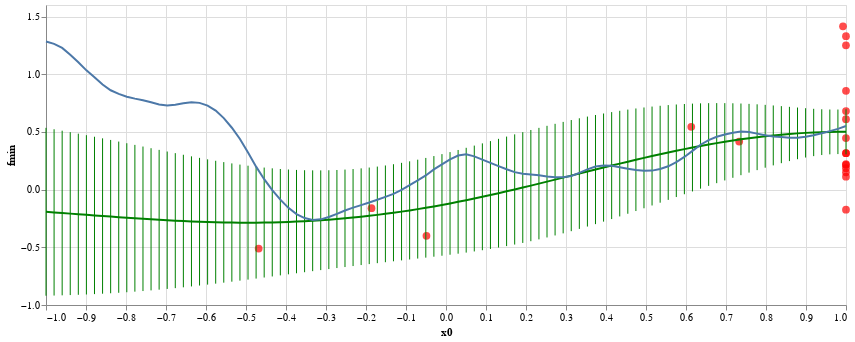

This figure's notebook cell:
### Markdown cell above
Now plot the optimiser's estimate of the underlying function in green (with error bars +/- two standard deviations),
the black box evaluations in red and the true underlying function in blue.

### Code cell
chart_bo_f1 = (
    alt.Chart(bo_f1)
    .mark_line(color='green')
    .encode(x='x0:Q', y='f:Q'))
chart_bo_ferror = (
    alt.Chart(bo_f1.assign(fmin=bo_f1['f'] - 2 * bo_f1['sd'], fmax=bo_f1['f'] + 2 * bo_f1['sd']))
    .mark_errorbar(color='green')
    .encode(x="x0:Q", y="fmin:Q", y2="fmax:Q"))
chart_obs = (
    alt.Chart(observations)
    .mark_circle(color='red', size=60)
    .encode(x='x0:Q', y='y:Q'))
(chart_obs + chart_bo_ferror + chart_bo_f1 + chart1f).properties(width=800, height=300)

### Figure 1 — Vega-Lite specification as saved in the notebook (floating-point values rounded to 4 significant figures)
{"config": {"view": {"continuousWidth": 400, "continuousHeight": 300}}, "layer": [{"data": {"name": "data-0add300def0c436fb1439dfc1e2ef387"}, "mark": {"type": "circle", "color": "red", "size": 60}, "encoding": {"x": {"type": "quantitative", "field": "x0"}, "y": {"type": "quantitative", "field": "y"}}}, {"data": {"name": "data-701cf450da7c1f88f0d4f2642072d6c0"}, "mark": {"type": "errorbar", "color": "green"}, "encoding": {"x": {"type": "quantitative", "field": "x0"}, "y": {"type": "quantitative", "field": "fmin"}, "y2": {"field": "fmax"}}}, {"data": {"name": "data-ab2a444436b0c5882dbff983c7a6cf76"}, "mark": {"type": "line", "color": "green"}, "encoding": {"x": {"type": "quantitative", "field": "x0"}, "y": {"type": "quantitative", "field": "f"}}}, {"data": {"name": "data-e220423c9bed04212c6661e7b7631c27"}, "mark": "line", "encoding": {"x": {"type": "quantitative", "field": "x0"}, "y": {"type": "quantitative", "field": "f"}}}], "height": 300, "width": 800, "$schema": "https://vega.github.io/schema/vega-lite/v4.8.1.json", "datasets": {"data-0add300def0c436fb1439dfc1e2ef387": [{"x0": -0.04884, "y": -0.4007}, {"x0": 0.733, "y": 0.4169}, {"x0": -0.1863, "y": -0.1609}, {"x0": -0.4683, "y": -0.5107}, {"x0": 0.6132, "y": 0.5442}, {"x0": 1.0, "y": 0.8564}, {"x0": 0.9999, "y": 0.1859}, {"x0": 0.9925, "y": 1.416}, {"x0": 1.0, "y": 0.6808}, {"x0": 1.0, "y": 0.3155}, {"x0": 0.9999, "y": 1.329}, {"x0": 1.0, "y": 0.3154}, {"x0": 1.0, "y": 0.6107}, {"x0": 1.0, "y": -0.1741}, {"x0": 0.9999, "y": 0.1117}, {"x0": 0.9999, "y": 1.251}, {"x0": 0.9999, "y": 0.1502}, {"x0": 0.9999, "y": 0.2141}, {"x0": 0.9999, "y": 0.4466}, {"x0": 0.9999, "y": 0.2209}], "data-701cf450da7c1f88f0d4f2642072d6c0": [{"x0": -1.0, "f": -0.1922, "sd": 0.3637, "fmin": -0.9196, "fmax": 0.5352}, {"x0": -0.9798, "f": -0.1975, "sd": 0.3603, "fmin": -0.9181, "fmax": 0.5231}, {"x0": -0.9596, "f": -0.2028, "sd": 0.3567, "fmin": -0.9163, "fmax": 0.5107}, {"x0": -0.9394, "f": -0.2081, "sd": 0.353, "fmin": -0.9141, "fmax": 0.498}, {"x0": -0.9192, "f": -0.2133, "sd": 0.3492, "fmin": -0.9117, "fmax": 0.485}, {"x0": -0.899, "f": -0.2186, "sd": 0.3451, "fmin": -0.9089, "fmax": 0.4717}, {"x0": -0.8788, "f": -0.2238, "sd": 0.341, "fmin": -0.9057, "fmax": 0.4582}, {"x0": -0.8586, "f": -0.2289, "sd": 0.3367, "fmin": -0.9022, "fmax": 0.4444}, {"x0": -0.8384, "f": -0.2339, "sd": 0.3322, "fmin": -0.8983, "fmax": 0.4305}, {"x0": -0.8182, "f": -0.2389, "sd": 0.3276, "fmin": -0.8941, "fmax": 0.4164}, {"x0": -0.798, "f": -0.2437, "sd": 0.3229, "fmin": -0.8895, "fmax": 0.4021}, {"x0": -0.7778, "f": -0.2484, "sd": 0.3181, "fmin": -0.8845, "fmax": 0.3877}, {"x0": -0.7576, "f": -0.2529, "sd": 0.3131, "fmin": -0.8791, "fmax": 0.3733}, {"x0": -0.7374, "f": -0.2573, "sd": 0.3081, "fmin": -0.8734, "fmax": 0.3588}, {"x0": -0.7172, "f": -0.2614, "sd": 0.3029, "fmin": -0.8672, "fmax": 0.3444}, {"x0": -0.697, "f": -0.2653, "sd": 0.2977, "fmin": -0.8607, "fmax": 0.3301}, {"x0": -0.6768, "f": -0.269, "sd": 0.2925, "fmin": -0.8539, "fmax": 0.316}, {"x0": -0.6566, "f": -0.2723, "sd": 0.2872, "fmin": -0.8467, "fmax": 0.3021}, {"x0": -0.6364, "f": -0.2754, "sd": 0.2819, "fmin": -0.8392, "fmax": 0.2884}, {"x0": -0.6162, "f": -0.2782, "sd": 0.2767, "fmin": -0.8315, "fmax": 0.2752}, {"x0": -0.596, "f": -0.2806, "sd": 0.2714, "fmin": -0.8234, "fmax": 0.2623}, {"x0": -0.5758, "f": -0.2826, "sd": 0.2663, "fmin": -0.8151, "fmax": 0.25}, {"x0": -0.5556, "f": -0.2842, "sd": 0.2612, "fmin": -0.8066, "fmax": 0.2383}, {"x0": -0.5354, "f": -0.2854, "sd": 0.2563, "fmin": -0.7979, "fmax": 0.2272}, {"x0": -0.5152, "f": -0.2861, "sd": 0.2515, "fmin": -0.7891, "fmax": 0.2169}, {"x0": -0.4949, "f": -0.2864, "sd": 0.2469, "fmin": -0.7801, "fmax": 0.2074}, {"x0": -0.4747, "f": -0.2861, "sd": 0.2424, "fmin": -0.771, "fmax": 0.1988}, {"x0": -0.4545, "f": -0.2854, "sd": 0.2382, "fmin": -0.7619, "fmax": 0.1911}, {"x0": -0.4343, "f": -0.2841, "sd": 0.2343, "fmin": -0.7527, "fmax": 0.1844}, {"x0": -0.4141, "f": -0.2824, "sd": 0.2306, "fmin": -0.7435, "fmax": 0.1787}, {"x0": -0.3939, "f": -0.2801, "sd": 0.2271, "fmin": -0.7343, "fmax": 0.1741}, {"x0": -0.3737, "f": -0.2772, "sd": 0.2239, "fmin": -0.7251, "fmax": 0.1706}, {"x0": -0.3535, "f": -0.2738, "sd": 0.221, "fmin": -0.7159, "fmax": 0.1682}, {"x0": -0.3333, "f": -0.2699, "sd": 0.2184, "fmin": -0.7068, "fmax": 0.167}, {"x0": -0.3131, "f": -0.2654, "sd": 0.2161, "fmin": -0.6977, "fmax": 0.1668}, {"x0": -0.2929, "f": -0.2604, "sd": 0.2142, "fmin": -0.6887, "fmax": 0.1679}, {"x0": -0.2727, "f": -0.2549, "sd": 0.2125, "fmin": -0.6799, "fmax": 0.1701}, {"x0": -0.2525, "f": -0.2488, "sd": 0.2112, "fmin": -0.6711, "fmax": 0.1736}, {"x0": -0.2323, "f": -0.2421, "sd": 0.2102, "fmin": -0.6624, "fmax": 0.1782}, {"x0": -0.2121, "f": -0.2349, "sd": 0.2095, "fmin": -0.6539, "fmax": 0.1841}, {"x0": -0.1919, "f": -0.2272, "sd": 0.2092, "fmin": -0.6456, "fmax": 0.1913}, {"x0": -0.1717, "f": -0.2189, "sd": 0.2093, "fmin": -0.6374, "fmax": 0.1997}, {"x0": -0.1515, "f": -0.21, "sd": 0.2096, "fmin": -0.6293, "fmax": 0.2093}, {"x0": -0.1313, "f": -0.2006, "sd": 0.2104, "fmin": -0.6213, "fmax": 0.2201}, {"x0": -0.1111, "f": -0.1907, "sd": 0.2114, "fmin": -0.6134, "fmax": 0.2321}, {"x0": -0.09091, "f": -0.1802, "sd": 0.2127, "fmin": -0.6056, "fmax": 0.2452}, {"x0": -0.07071, "f": -0.1691, "sd": 0.2143, "fmin": -0.5976, "fmax": 0.2594}, {"x0": -0.05051, "f": -0.1575, "sd": 0.2161, "fmin": -0.5896, "fmax": 0.2746}, {"x0": -0.0303, "f": -0.1454, "sd": 0.218, "fmin": -0.5815, "fmax": 0.2907}, {"x0": -0.0101, "f": -0.1327, "sd": 0.2202, "fmin": -0.5731, "fmax": 0.3077}, {"x0": 0.0101, "f": -0.1196, "sd": 0.2224, "fmin": -0.5644, "fmax": 0.3253}, {"x0": 0.0303, "f": -0.1059, "sd": 0.2247, "fmin": -0.5554, "fmax": 0.3436}, {"x0": 0.05051, "f": -0.09176, "sd": 0.2271, "fmin": -0.5459, "fmax": 0.3623}, {"x0": 0.07071, "f": -0.07719, "sd": 0.2293, "fmin": -0.5359, "fmax": 0.3815}, {"x0": 0.09091, "f": -0.0622, "sd": 0.2315, "fmin": -0.5253, "fmax": 0.4009}, {"x0": 0.1111, "f": -0.04682, "sd": 0.2336, "fmin": -0.5141, "fmax": 0.4204}, {"x0": 0.1313, "f": -0.03109, "sd": 0.2355, "fmin": -0.5022, "fmax": 0.44}, {"x0": 0.1515, "f": -0.01502, "sd": 0.2373, "fmin": -0.4896, "fmax": 0.4595}, {"x0": 0.1717, "f": 0.001339, "sd": 0.2388, "fmin": -0.4762, "fmax": 0.4789}, {"x0": 0.1919, "f": 0.01796, "sd": 0.24, "fmin": -0.462, "fmax": 0.498}, {"x0": 0.2121, "f": 0.03482, "sd": 0.241, "fmin": -0.4471, "fmax": 0.5167}, {"x0": 0.2323, "f": 0.05187, "sd": 0.2416, "fmin": -0.4313, "fmax": 0.5351}, {"x0": 0.2525, "f": 0.06909, "sd": 0.2419, "fmin": -0.4148, "fmax": 0.5529}, {"x0": 0.2727, "f": 0.08643, "sd": 0.2419, "fmin": -0.3974, "fmax": 0.5702}, {"x0": 0.2929, "f": 0.1039, "sd": 0.2415, "fmin": -0.3792, "fmax": 0.5869}, {"x0": 0.3131, "f": 0.1214, "sd": 0.2408, "fmin": -0.3603, "fmax": 0.603}, {"x0": 0.3333, "f": 0.1389, "sd": 0.2397, "fmin": -0.3406, "fmax": 0.6183}, {"x0": 0.3535, "f": 0.1563, "sd": 0.2383, "fmin": -0.3202, "fmax": 0.6329}, {"x0": 0.3737, "f": 0.1738, "sd": 0.2365, "fmin": -0.2991, "fmax": 0.6467}, {"x0": 0.3939, "f": 0.1911, "sd": 0.2343, "fmin": -0.2775, "fmax": 0.6597}, {"x0": 0.4141, "f": 0.2083, "sd": 0.2318, "fmin": -0.2552, "fmax": 0.6718}, {"x0": 0.4343, "f": 0.2254, "sd": 0.2289, "fmin": -0.2325, "fmax": 0.6832}, {"x0": 0.4545, "f": 0.2422, "sd": 0.2257, "fmin": -0.2093, "fmax": 0.6936}, {"x0": 0.4747, "f": 0.2588, "sd": 0.2222, "fmin": -0.1857, "fmax": 0.7032}, {"x0": 0.4949, "f": 0.2751, "sd": 0.2184, "fmin": -0.1618, "fmax": 0.7119}, {"x0": 0.5152, "f": 0.291, "sd": 0.2143, "fmin": -0.1376, "fmax": 0.7197}, {"x0": 0.5354, "f": 0.3066, "sd": 0.21, "fmin": -0.1133, "fmax": 0.7266}, {"x0": 0.5556, "f": 0.3219, "sd": 0.2054, "fmin": -0.08893, "fmax": 0.7326}, {"x0": 0.5758, "f": 0.3366, "sd": 0.2006, "fmin": -0.06449, "fmax": 0.7378}, {"x0": 0.596, "f": 0.3509, "sd": 0.1955, "fmin": -0.04009, "fmax": 0.742}, {"x0": 0.6162, "f": 0.3648, "sd": 0.1903, "fmin": -0.01579, "fmax": 0.7453}, {"x0": 0.6364, "f": 0.378, "sd": 0.1848, "fmin": 0.008352, "fmax": 0.7477}, {"x0": 0.6566, "f": 0.3908, "sd": 0.1792, "fmin": 0.03229, "fmax": 0.7492}, {"x0": 0.6768, "f": 0.4029, "sd": 0.1735, "fmin": 0.05598, "fmax": 0.7498}, {"x0": 0.697, "f": 0.4144, "sd": 0.1675, "fmin": 0.07937, "fmax": 0.7495}, {"x0": 0.7172, "f": 0.4253, "sd": 0.1615, "fmin": 0.1024, "fmax": 0.7483}, {"x0": 0.7374, "f": 0.4356, "sd": 0.1553, "fmin": 0.125, "fmax": 0.7461}, {"x0": 0.7576, "f": 0.4452, "sd": 0.149, "fmin": 0.1472, "fmax": 0.7431}, {"x0": 0.7778, "f": 0.4541, "sd": 0.1426, "fmin": 0.1688, "fmax": 0.7393}, {"x0": 0.798, "f": 0.4622, "sd": 0.1362, "fmin": 0.1898, "fmax": 0.7346}, {"x0": 0.8182, "f": 0.4697, "sd": 0.1299, "fmin": 0.21, "fmax": 0.7294}, {"x0": 0.8384, "f": 0.4763, "sd": 0.1236, "fmin": 0.2291, "fmax": 0.7236}, {"x0": 0.8586, "f": 0.4823, "sd": 0.1176, "fmin": 0.2471, "fmax": 0.7174}, {"x0": 0.8788, "f": 0.4874, "sd": 0.1119, "fmin": 0.2635, "fmax": 0.7113}, {"x0": 0.899, "f": 0.4918, "sd": 0.1069, "fmin": 0.2781, "fmax": 0.7055}, {"x0": 0.9192, "f": 0.4953, "sd": 0.1025, "fmin": 0.2902, "fmax": 0.7004}, {"x0": 0.9394, "f": 0.498, "sd": 0.09922, "fmin": 0.2996, "fmax": 0.6965}, {"x0": 0.9596, "f": 0.4999, "sd": 0.09716, "fmin": 0.3056, "fmax": 0.6943}, {"x0": 0.9798, "f": 0.501, "sd": 0.09657, "fmin": 0.3079, "fmax": 0.6942}, {"x0": 1.0, "f": 0.5013, "sd": 0.09757, "fmin": 0.3062, "fmax": 0.6965}], "data-ab2a444436b0c5882dbff983c7a6cf76": [{"x0": -1.0, "f": -0.1922, "sd": 0.3637}, {"x0": -0.9798, "f": -0.1975, "sd": 0.3603}, {"x0": -0.9596, "f": -0.2028, "sd": 0.3567}, {"x0": -0.9394, "f": -0.2081, "sd": 0.353}, {"x0": -0.9192, "f": -0.2133, "sd": 0.3492}, {"x0": -0.899, "f": -0.2186, "sd": 0.3451}, {"x0": -0.8788, "f": -0.2238, "sd": 0.341}, {"x0": -0.8586, "f": -0.2289, "sd": 0.3367}, {"x0": -0.8384, "f": -0.2339, "sd": 0.3322}, {"x0": -0.8182, "f": -0.2389, "sd": 0.3276}, {"x0": -0.798, "f": -0.2437, "sd": 0.3229}, {"x0": -0.7778, "f": -0.2484, "sd": 0.3181}, {"x0": -0.7576, "f": -0.2529, "sd": 0.3131}, {"x0": -0.7374, "f": -0.2573, "sd": 0.3081}, {"x0": -0.7172, "f": -0.2614, "sd": 0.3029}, {"x0": -0.697, "f": -0.2653, "sd": 0.2977}, {"x0": -0.6768, "f": -0.269, "sd": 0.2925}, {"x0": -0.6566, "f": -0.2723, "sd": 0.2872}, {"x0": -0.6364, "f": -0.2754, "sd": 0.2819}, {"x0": -0.6162, "f": -0.2782, "sd": 0.2767}, {"x0": -0.596, "f": -0.2806, "sd": 0.2714}, {"x0": -0.5758, "f": -0.2826, "sd": 0.2663}, {"x0": -0.5556, "f": -0.2842, "sd": 0.2612}, {"x0": -0.5354, "f": -0.2854, "sd": 0.2563}, {"x0": -0.5152, "f": -0.2861, "sd": 0.2515}, {"x0": -0.4949, "f": -0.2864, "sd": 0.2469}, {"x0": -0.4747, "f": -0.2861, "sd": 0.2424}, {"x0": -0.4545, "f": -0.2854, "sd": 0.2382}, {"x0": -0.4343, "f": -0.2841, "sd": 0.2343}, {"x0": -0.4141, "f": -0.2824, "sd": 0.2306}, {"x0": -0.3939, "f": -0.2801, "sd": 0.2271}, {"x0": -0.3737, "f": -0.2772, "sd": 0.2239}, {"x0": -0.3535, "f": -0.2738, "sd": 0.221}, {"x0": -0.3333, "f": -0.2699, "sd": 0.2184}, {"x0": -0.3131, "f": -0.2654, "sd": 0.2161}, {"x0": -0.2929, "f": -0.2604, "sd": 0.2142}, {"x0": -0.2727, "f": -0.2549, "sd": 0.2125}, {"x0": -0.2525, "f": -0.2488, "sd": 0.2112}, {"x0": -0.2323, "f": -0.2421, "sd": 0.2102}, {"x0": -0.2121, "f": -0.2349, "sd": 0.2095}, {"x0": -0.1919, "f": -0.2272, "sd": 0.2092}, {"x0": -0.1717, "f": -0.2189, "sd": 0.2093}, {"x0": -0.1515, "f": -0.21, "sd": 0.2096}, {"x0": -0.1313, "f": -0.2006, "sd": 0.2104}, {"x0": -0.1111, "f": -0.1907, "sd": 0.2114}, {"x0": -0.09091, "f": -0.1802, "sd": 0.2127}, {"x0": -0.07071, "f": -0.1691, "sd": 0.2143}, {"x0": -0.05051, "f": -0.1575, "sd": 0.2161}, {"x0": -0.0303, "f": -0.1454, "sd": 0.218}, {"x0": -0.0101, "f": -0.1327, "sd": 0.2202}, {"x0": 0.0101, "f": -0.1196, "sd": 0.2224}, {"x0": 0.0303, "f": -0.1059, "sd": 0.2247}, {"x0": 0.05051, "f": -0.09176, "sd": 0.2271}, {"x0": 0.07071, "f": -0.07719, "sd": 0.2293}, {"x0": 0.09091, "f": -0.0622, "sd": 0.2315}, {"x0": 0.1111, "f": -0.04682, "sd": 0.2336}, {"x0": 0.1313, "f": -0.03109, "sd": 0.2355}, {"x0": 0.1515, "f": -0.01502, "sd": 0.2373}, {"x0": 0.1717, "f": 0.001339, "sd": 0.2388}, {"x0": 0.1919, "f": 0.01796, "sd": 0.24}, {"x0": 0.2121, "f": 0.03482, "sd": 0.241}, {"x0": 0.2323, "f": 0.05187, "sd": 0.2416}, {"x0": 0.2525, "f": 0.06909, "sd": 0.2419}, {"x0": 0.2727, "f": 0.08643, "sd": 0.2419}, {"x0": 0.2929, "f": 0.1039, "sd": 0.2415}, {"x0": 0.3131, "f": 0.1214, "sd": 0.2408}, {"x0": 0.3333, "f": 0.1389, "sd": 0.2397}, {"x0": 0.3535, "f": 0.1563, "sd": 0.2383}, {"x0": 0.3737, "f": 0.1738, "sd": 0.2365}, {"x0": 0.3939, "f": 0.1911, "sd": 0.2343}, {"x0": 0.4141, "f": 0.2083, "sd": 0.2318}, {"x0": 0.4343, "f": 0.2254, "sd": 0.2289}, {"x0": 0.4545, "f": 0.2422, "sd": 0.2257}, {"x0": 0.4747, "f": 0.2588, "sd": 0.2222}, {"x0": 0.4949, "f": 0.2751, "sd": 0.2184}, {"x0": 0.5152, "f": 0.291, "sd": 0.2143}, {"x0": 0.5354, "f": 0.3066, "sd": 0.21}, {"x0": 0.5556, "f": 0.3219, "sd": 0.2054}, {"x0": 0.5758, "f": 0.3366, "sd": 0.2006}, {"x0": 0.596, "f": 0.3509, "sd": 0.1955}, {"x0": 0.6162, "f": 0.3648, "sd": 0.1903}, {"x0": 0.6364, "f": 0.378, "sd": 0.1848}, {"x0": 0.6566, "f": 0.3908, "sd": 0.1792}, {"x0": 0.6768, "f": 0.4029, "sd": 0.1735}, {"x0": 0.697, "f": 0.4144, "sd": 0.1675}, {"x0": 0.7172, "f": 0.4253, "sd": 0.1615}, {"x0": 0.7374, "f": 0.4356, "sd": 0.1553}, {"x0": 0.7576, "f": 0.4452, "sd": 0.149}, {"x0": 0.7778, "f": 0.4541, "sd": 0.1426}, {"x0": 0.798, "f": 0.4622, "sd": 0.1362}, {"x0": 0.8182, "f": 0.4697, "sd": 0.1299}, {"x0": 0.8384, "f": 0.4763, "sd": 0.1236}, {"x0": 0.8586, "f": 0.4823, "sd": 0.1176}, {"x0": 0.8788, "f": 0.4874, "sd": 0.1119}, {"x0": 0.899, "f": 0.4918, "sd": 0.1069}, {"x0": 0.9192, "f": 0.4953, "sd": 0.1025}, {"x0": 0.9394, "f": 0.498, "sd": 0.09922}, {"x0": 0.9596, "f": 0.4999, "sd": 0.09716}, {"x0": 0.9798, "f": 0.501, "sd": 0.09657}, {"x0": 1.0, "f": 0.5013, "sd": 0.09757}], "data-e220423c9bed04212c6661e7b7631c27": [{"x0": -1.0, "f": 1.283}, {"x0": -0.9798, "f": 1.263}, {"x0": -0.9596, "f": 1.228}, {"x0": -0.9394, "f": 1.169}, {"x0": -0.9192, "f": 1.104}, {"x0": -0.899, "f": 1.033}, {"x0": -0.8788, "f": 0.9739}, {"x0": -0.8586, "f": 0.9108}, {"x0": -0.8384, "f": 0.861}, {"x0": -0.8182, "f": 0.8299}, {"x0": -0.798, "f": 0.8047}, {"x0": -0.7778, "f": 0.7886}, {"x0": -0.7576, "f": 0.7741}, {"x0": -0.7374, "f": 0.7569}, {"x0": -0.7172, "f": 0.7384}, {"x0": -0.697, "f": 0.729}, {"x0": -0.6768, "f": 0.7353}, {"x0": -0.6566, "f": 0.7482}, {"x0": -0.6364, "f": 0.7568}, {"x0": -0.6162, "f": 0.7518}, {"x0": -0.596, "f": 0.7276}, {"x0": -0.5758, "f": 0.6848}, {"x0": -0.5556, "f": 0.6196}, {"x0": -0.5354, "f": 0.5363}, {"x0": -0.5152, "f": 0.439}, {"x0": -0.4949, "f": 0.3212}, {"x0": -0.4747, "f": 0.199}, {"x0": -0.4545, "f": 0.09018}, {"x0": -0.4343, "f": -0.005174}, {"x0": -0.4141, "f": -0.08684}, {"x0": -0.3939, "f": -0.158}, {"x0": -0.3737, "f": -0.2125}, {"x0": -0.3535, "f": -0.2465}, {"x0": -0.3333, "f": -0.2637}, {"x0": -0.3131, "f": -0.2578}, {"x0": -0.2929, "f": -0.2373}, {"x0": -0.2727, "f": -0.2105}, {"x0": -0.2525, "f": -0.1808}, {"x0": -0.2323, "f": -0.1563}, {"x0": -0.2121, "f": -0.1342}, {"x0": -0.1919, "f": -0.1123}, {"x0": -0.1717, "f": -0.0882}, {"x0": -0.1515, "f": -0.06249}, {"x0": -0.1313, "f": -0.03703}, {"x0": -0.1111, "f": -0.002467}, {"x0": -0.09091, "f": 0.03878}, {"x0": -0.07071, "f": 0.07929}, {"x0": -0.05051, "f": 0.1228}, {"x0": -0.0303, "f": 0.1757}, {"x0": -0.0101, "f": 0.2193}, {"x0": 0.0101, "f": 0.2624}, {"x0": 0.0303, "f": 0.2957}, {"x0": 0.05051, "f": 0.3058}, {"x0": 0.07071, "f": 0.2879}, {"x0": 0.09091, "f": 0.2601}, {"x0": 0.1111, "f": 0.2315}, {"x0": 0.1313, "f": 0.2036}, {"x0": 0.1515, "f": 0.1763}, {"x0": 0.1717, "f": 0.1515}, {"x0": 0.1919, "f": 0.1376}, {"x0": 0.2121, "f": 0.1305}, {"x0": 0.2323, "f": 0.1241}, {"x0": 0.2525, "f": 0.1146}, {"x0": 0.2727, "f": 0.1071}, {"x0": 0.2929, "f": 0.1076}, {"x0": 0.3131, "f": 0.1188}, {"x0": 0.3333, "f": 0.1449}, {"x0": 0.3535, "f": 0.1754}, {"x0": 0.3737, "f": 0.2008}, {"x0": 0.3939, "f": 0.2086}, {"x0": 0.4141, "f": 0.2058}, {"x0": 0.4343, "f": 0.194}, {"x0": 0.4545, "f": 0.1815}, {"x0": 0.4747, "f": 0.1697}, {"x0": 0.4949, "f": 0.1631}, {"x0": 0.5152, "f": 0.1646}, {"x0": 0.5354, "f": 0.1788}, {"x0": 0.5556, "f": 0.2023}, {"x0": 0.5758, "f": 0.2378}, {"x0": 0.596, "f": 0.2832}, {"x0": 0.6162, "f": 0.3361}, {"x0": 0.6364, "f": 0.3889}, {"x0": 0.6566, "f": 0.4296}, {"x0": 0.6768, "f": 0.4585}, {"x0": 0.697, "f": 0.4782}, {"x0": 0.7172, "f": 0.4936}, {"x0": 0.7374, "f": 0.5042}, {"x0": 0.7576, "f": 0.5}, {"x0": 0.7778, "f": 0.4854}, {"x0": 0.798, "f": 0.4707}, {"x0": 0.8182, "f": 0.4601}, {"x0": 0.8384, "f": 0.4565}, {"x0": 0.8586, "f": 0.4506}, {"x0": 0.8788, "f": 0.4494}, {"x0": 0.899, "f": 0.4576}, {"x0": 0.9192, "f": 0.4719}, {"x0": 0.9394, "f": 0.4891}, {"x0": 0.9596, "f": 0.5072}, {"x0": 0.9798, "f": 0.5264}, {"x0": 1.0, "f": 0.5511}]}}
